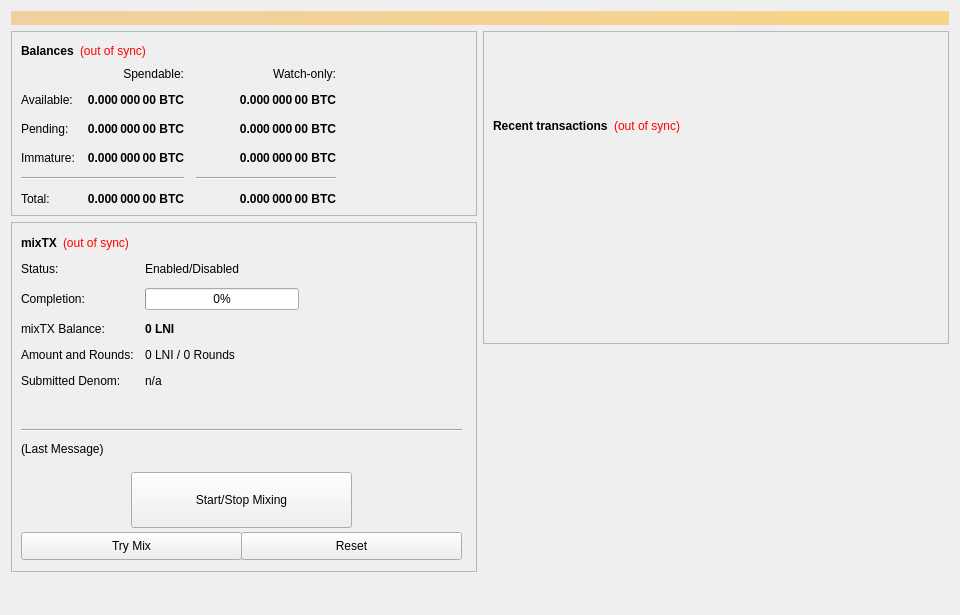
<?xml version="1.0" encoding="UTF-8"?>
<ui version="4.0">
 <class>OverviewPage</class>
 <widget class="QWidget" name="OverviewPage">
  <property name="geometry">
   <rect>
    <x>0</x>
    <y>0</y>
    <width>960</width>
    <height>615</height>
   </rect>
  </property>
  <property name="minimumSize">
   <size>
    <width>960</width>
    <height>0</height>
   </size>
  </property>
  <property name="windowTitle">
   <string>Form</string>
  </property>
  <layout class="QVBoxLayout" name="topLayout">
   <item>
    <widget class="QLabel" name="labelAlerts">
     <property name="visible">
      <bool>false</bool>
     </property>
     <property name="styleSheet">
      <string notr="true">background-color: qlineargradient(x1: 0, y1: 0, x2: 1, y2: 0, stop:0 #F0D0A0, stop:1 #F8D488); color:#000000;</string>
     </property>
     <property name="wordWrap">
      <bool>true</bool>
     </property>
     <property name="margin">
      <number>3</number>
     </property>
    </widget>
   </item>
   <item>
    <layout class="QHBoxLayout" name="horizontalLayout" stretch="1,1">
     <item>
      <layout class="QVBoxLayout" name="verticalLayout_2">
       <item>
        <widget class="QFrame" name="frame">
         <property name="frameShape">
          <enum>QFrame::StyledPanel</enum>
         </property>
         <property name="frameShadow">
          <enum>QFrame::Raised</enum>
         </property>
         <layout class="QVBoxLayout" name="verticalLayout_4">
          <item>
           <layout class="QHBoxLayout" name="horizontalLayout_4">
            <item>
             <widget class="QLabel" name="label_5">
              <property name="font">
               <font>
                <weight>75</weight>
                <bold>true</bold>
               </font>
              </property>
              <property name="text">
               <string>Balances</string>
              </property>
             </widget>
            </item>
            <item>
             <widget class="QLabel" name="labelWalletStatus">
              <property name="cursor">
               <cursorShape>WhatsThisCursor</cursorShape>
              </property>
              <property name="toolTip">
               <string>The displayed information may be out of date. Your wallet automatically synchronizes with the Loonie network after a connection is established, but this process has not completed yet.</string>
              </property>
              <property name="styleSheet">
               <string notr="true">QLabel { color: red; }</string>
              </property>
              <property name="text">
               <string notr="true">(out of sync)</string>
              </property>
              <property name="alignment">
               <set>Qt::AlignLeading|Qt::AlignLeft|Qt::AlignVCenter</set>
              </property>
             </widget>
            </item>
            <item>
             <spacer name="horizontalSpacer_3">
              <property name="orientation">
               <enum>Qt::Horizontal</enum>
              </property>
              <property name="sizeHint" stdset="0">
               <size>
                <width>40</width>
                <height>20</height>
               </size>
              </property>
             </spacer>
            </item>
           </layout>
          </item>
          <item>
           <layout class="QGridLayout" name="gridLayout">
            <property name="spacing">
             <number>12</number>
            </property>
            <item row="2" column="2">
             <widget class="QLabel" name="labelWatchPending">
              <property name="font">
               <font>
                <weight>75</weight>
                <bold>true</bold>
               </font>
              </property>
              <property name="cursor">
               <cursorShape>IBeamCursor</cursorShape>
              </property>
              <property name="toolTip">
               <string>Unconfirmed transactions to watch-only addresses</string>
              </property>
              <property name="text">
               <string notr="true">0.000 000 00 BTC</string>
              </property>
              <property name="alignment">
               <set>Qt::AlignRight|Qt::AlignTrailing|Qt::AlignVCenter</set>
              </property>
              <property name="textInteractionFlags">
               <set>Qt::LinksAccessibleByMouse|Qt::TextSelectableByKeyboard|Qt::TextSelectableByMouse</set>
              </property>
             </widget>
            </item>
            <item row="2" column="1">
             <widget class="QLabel" name="labelUnconfirmed">
              <property name="font">
               <font>
                <weight>75</weight>
                <bold>true</bold>
               </font>
              </property>
              <property name="cursor">
               <cursorShape>IBeamCursor</cursorShape>
              </property>
              <property name="toolTip">
               <string>Total of transactions that have yet to be confirmed, and do not yet count toward the spendable balance</string>
              </property>
              <property name="text">
               <string notr="true">0.000 000 00 BTC</string>
              </property>
              <property name="alignment">
               <set>Qt::AlignRight|Qt::AlignTrailing|Qt::AlignVCenter</set>
              </property>
              <property name="textInteractionFlags">
               <set>Qt::LinksAccessibleByMouse|Qt::TextSelectableByKeyboard|Qt::TextSelectableByMouse</set>
              </property>
             </widget>
            </item>
            <item row="3" column="2">
             <widget class="QLabel" name="labelWatchImmature">
              <property name="font">
               <font>
                <weight>75</weight>
                <bold>true</bold>
               </font>
              </property>
              <property name="cursor">
               <cursorShape>IBeamCursor</cursorShape>
              </property>
              <property name="toolTip">
               <string>Staked or masternode rewards in watch-only addresses that has not yet matured</string>
              </property>
              <property name="text">
               <string notr="true">0.000 000 00 BTC</string>
              </property>
              <property name="alignment">
               <set>Qt::AlignRight|Qt::AlignTrailing|Qt::AlignVCenter</set>
              </property>
              <property name="textInteractionFlags">
               <set>Qt::LinksAccessibleByMouse|Qt::TextSelectableByKeyboard|Qt::TextSelectableByMouse</set>
              </property>
             </widget>
            </item>
            <item row="4" column="0" colspan="2">
             <widget class="Line" name="lineSpendableBalance">
              <property name="orientation">
               <enum>Qt::Horizontal</enum>
              </property>
             </widget>
            </item>
            <item row="4" column="2">
             <widget class="Line" name="lineWatchBalance">
              <property name="sizePolicy">
               <sizepolicy hsizetype="Preferred" vsizetype="Fixed">
                <horstretch>0</horstretch>
                <verstretch>0</verstretch>
               </sizepolicy>
              </property>
              <property name="minimumSize">
               <size>
                <width>140</width>
                <height>0</height>
               </size>
              </property>
              <property name="orientation">
               <enum>Qt::Horizontal</enum>
              </property>
             </widget>
            </item>
            <item row="5" column="0">
             <widget class="QLabel" name="labelTotalText">
              <property name="text">
               <string>Total:</string>
              </property>
             </widget>
            </item>
            <item row="3" column="1">
             <widget class="QLabel" name="labelImmature">
              <property name="font">
               <font>
                <weight>75</weight>
                <bold>true</bold>
               </font>
              </property>
              <property name="cursor">
               <cursorShape>IBeamCursor</cursorShape>
              </property>
              <property name="toolTip">
               <string>Staked or masternode rewards that has not yet matured</string>
              </property>
              <property name="text">
               <string notr="true">0.000 000 00 BTC</string>
              </property>
              <property name="alignment">
               <set>Qt::AlignRight|Qt::AlignTrailing|Qt::AlignVCenter</set>
              </property>
              <property name="textInteractionFlags">
               <set>Qt::LinksAccessibleByMouse|Qt::TextSelectableByKeyboard|Qt::TextSelectableByMouse</set>
              </property>
             </widget>
            </item>
            <item row="2" column="3">
             <spacer name="horizontalSpacer_2">
              <property name="orientation">
               <enum>Qt::Horizontal</enum>
              </property>
              <property name="sizeHint" stdset="0">
               <size>
                <width>40</width>
                <height>20</height>
               </size>
              </property>
             </spacer>
            </item>
            <item row="3" column="0">
             <widget class="QLabel" name="labelImmatureText">
              <property name="text">
               <string>Immature:</string>
              </property>
             </widget>
            </item>
            <item row="5" column="1">
             <widget class="QLabel" name="labelTotal">
              <property name="font">
               <font>
                <weight>75</weight>
                <bold>true</bold>
               </font>
              </property>
              <property name="cursor">
               <cursorShape>IBeamCursor</cursorShape>
              </property>
              <property name="toolTip">
               <string>Your current total balance</string>
              </property>
              <property name="text">
               <string notr="true">0.000 000 00 BTC</string>
              </property>
              <property name="alignment">
               <set>Qt::AlignRight|Qt::AlignTrailing|Qt::AlignVCenter</set>
              </property>
              <property name="textInteractionFlags">
               <set>Qt::LinksAccessibleByMouse|Qt::TextSelectableByKeyboard|Qt::TextSelectableByMouse</set>
              </property>
             </widget>
            </item>
            <item row="5" column="2">
             <widget class="QLabel" name="labelWatchTotal">
              <property name="font">
               <font>
                <weight>75</weight>
                <bold>true</bold>
               </font>
              </property>
              <property name="cursor">
               <cursorShape>IBeamCursor</cursorShape>
              </property>
              <property name="toolTip">
               <string>Current total balance in watch-only addresses</string>
              </property>
              <property name="text">
               <string notr="true">0.000 000 00 BTC</string>
              </property>
              <property name="alignment">
               <set>Qt::AlignRight|Qt::AlignTrailing|Qt::AlignVCenter</set>
              </property>
              <property name="textInteractionFlags">
               <set>Qt::LinksAccessibleByMouse|Qt::TextSelectableByKeyboard|Qt::TextSelectableByMouse</set>
              </property>
             </widget>
            </item>
            <item row="0" column="2">
             <widget class="QLabel" name="labelWatchonly">
              <property name="text">
               <string>Watch-only:</string>
              </property>
              <property name="alignment">
               <set>Qt::AlignRight|Qt::AlignTrailing|Qt::AlignVCenter</set>
              </property>
             </widget>
            </item>
            <item row="1" column="0">
             <widget class="QLabel" name="labelBalanceText">
              <property name="text">
               <string>Available:</string>
              </property>
             </widget>
            </item>
            <item row="1" column="1">
             <widget class="QLabel" name="labelBalance">
              <property name="font">
               <font>
                <weight>75</weight>
                <bold>true</bold>
               </font>
              </property>
              <property name="cursor">
               <cursorShape>IBeamCursor</cursorShape>
              </property>
              <property name="toolTip">
               <string>Your current spendable balance</string>
              </property>
              <property name="text">
               <string notr="true">0.000 000 00 BTC</string>
              </property>
              <property name="alignment">
               <set>Qt::AlignRight|Qt::AlignTrailing|Qt::AlignVCenter</set>
              </property>
              <property name="textInteractionFlags">
               <set>Qt::LinksAccessibleByMouse|Qt::TextSelectableByKeyboard|Qt::TextSelectableByMouse</set>
              </property>
             </widget>
            </item>
            <item row="1" column="2">
             <widget class="QLabel" name="labelWatchAvailable">
              <property name="font">
               <font>
                <weight>75</weight>
                <bold>true</bold>
               </font>
              </property>
              <property name="cursor">
               <cursorShape>IBeamCursor</cursorShape>
              </property>
              <property name="toolTip">
               <string>Your current balance in watch-only addresses</string>
              </property>
              <property name="text">
               <string notr="true">0.000 000 00 BTC</string>
              </property>
              <property name="alignment">
               <set>Qt::AlignRight|Qt::AlignTrailing|Qt::AlignVCenter</set>
              </property>
              <property name="textInteractionFlags">
               <set>Qt::LinksAccessibleByMouse|Qt::TextSelectableByKeyboard|Qt::TextSelectableByMouse</set>
              </property>
             </widget>
            </item>
            <item row="2" column="0">
             <widget class="QLabel" name="labelPendingText">
              <property name="text">
               <string>Pending:</string>
              </property>
             </widget>
            </item>
            <item row="0" column="1">
             <widget class="QLabel" name="labelSpendable">
              <property name="text">
               <string>Spendable:</string>
              </property>
              <property name="alignment">
               <set>Qt::AlignRight|Qt::AlignTrailing|Qt::AlignVCenter</set>
              </property>
             </widget>
            </item>
           </layout>
          </item>
         </layout>
        </widget>
       </item>
       <item>
        <widget class="QFrame" name="framemixTX">
         <property name="minimumSize">
          <size>
           <width>0</width>
           <height>350</height>
          </size>
         </property>
         <property name="layoutDirection">
          <enum>Qt::LeftToRight</enum>
         </property>
         <property name="frameShape">
          <enum>QFrame::StyledPanel</enum>
         </property>
         <property name="frameShadow">
          <enum>QFrame::Raised</enum>
         </property>
         <widget class="QWidget" name="formLayoutWidget">
          <property name="geometry">
           <rect>
            <x>10</x>
            <y>40</y>
            <width>451</width>
            <height>161</height>
           </rect>
          </property>
          <layout class="QFormLayout" name="formLayout">
           <property name="fieldGrowthPolicy">
            <enum>QFormLayout::AllNonFixedFieldsGrow</enum>
           </property>
           <property name="horizontalSpacing">
            <number>11</number>
           </property>
           <property name="verticalSpacing">
            <number>12</number>
           </property>
           <item row="0" column="0">
            <widget class="QLabel" name="label_6">
             <property name="text">
              <string>Status:</string>
             </property>
            </widget>
           </item>
           <item row="1" column="0">
            <widget class="QLabel" name="label_7">
             <property name="text">
              <string>Completion:</string>
             </property>
            </widget>
           </item>
           <item row="1" column="1">
            <widget class="QProgressBar" name="mixTXProgress">
             <property name="maximumSize">
              <size>
               <width>154</width>
               <height>16777215</height>
              </size>
             </property>
             <property name="value">
              <number>0</number>
             </property>
            </widget>
           </item>
           <item row="2" column="0">
            <widget class="QLabel" name="labelAnonymizedText">
             <property name="text">
              <string>mixTX Balance:</string>
             </property>
            </widget>
           </item>
           <item row="2" column="1">
            <widget class="QLabel" name="labelAnonymized">
             <property name="font">
              <font>
               <weight>75</weight>
               <bold>true</bold>
              </font>
             </property>
             <property name="text">
              <string notr="true">0 LNI</string>
             </property>
            </widget>
           </item>
           <item row="3" column="0">
            <widget class="QLabel" name="label_8">
             <property name="text">
              <string>Amount and Rounds:</string>
             </property>
            </widget>
           </item>
           <item row="3" column="1">
            <widget class="QLabel" name="labelAmountRounds">
             <property name="text">
              <string>0 LNI / 0 Rounds</string>
             </property>
            </widget>
           </item>
           <item row="4" column="0">
            <widget class="QLabel" name="label_9">
             <property name="text">
              <string>Submitted Denom:</string>
             </property>
            </widget>
           </item>
           <item row="4" column="1">
            <widget class="QLabel" name="labelSubmittedDenom">
             <property name="toolTip">
              <string>The denominations you submitted to the Masternode.&lt;br&gt;To mix, other users must submit the exact same denominations.</string>
             </property>
             <property name="text">
              <string>n/a</string>
             </property>
            </widget>
           </item>
           <item row="0" column="1">
            <widget class="QLabel" name="mixTXEnabled">
             <property name="text">
              <string>Enabled/Disabled</string>
             </property>
            </widget>
           </item>
          </layout>
         </widget>
         <widget class="QPushButton" name="runAutoDenom">
          <property name="geometry">
           <rect>
            <x>251</x>
            <y>17</y>
            <width>1</width>
            <height>1</height>
           </rect>
          </property>
          <property name="palette">
           <palette>
            <active>
             <colorrole role="WindowText">
              <brush brushstyle="SolidPattern">
               <color alpha="255">
                <red>0</red>
                <green>0</green>
                <blue>0</blue>
               </color>
              </brush>
             </colorrole>
             <colorrole role="Button">
              <brush brushstyle="SolidPattern">
               <color alpha="255">
                <red>239</red>
                <green>238</green>
                <blue>238</blue>
               </color>
              </brush>
             </colorrole>
             <colorrole role="Light">
              <brush brushstyle="SolidPattern">
               <color alpha="255">
                <red>255</red>
                <green>255</green>
                <blue>255</blue>
               </color>
              </brush>
             </colorrole>
             <colorrole role="Midlight">
              <brush brushstyle="SolidPattern">
               <color alpha="255">
                <red>247</red>
                <green>246</green>
                <blue>246</blue>
               </color>
              </brush>
             </colorrole>
             <colorrole role="Dark">
              <brush brushstyle="SolidPattern">
               <color alpha="255">
                <red>119</red>
                <green>119</green>
                <blue>119</blue>
               </color>
              </brush>
             </colorrole>
             <colorrole role="Mid">
              <brush brushstyle="SolidPattern">
               <color alpha="255">
                <red>159</red>
                <green>159</green>
                <blue>159</blue>
               </color>
              </brush>
             </colorrole>
             <colorrole role="Text">
              <brush brushstyle="SolidPattern">
               <color alpha="255">
                <red>0</red>
                <green>0</green>
                <blue>0</blue>
               </color>
              </brush>
             </colorrole>
             <colorrole role="BrightText">
              <brush brushstyle="SolidPattern">
               <color alpha="255">
                <red>255</red>
                <green>255</green>
                <blue>255</blue>
               </color>
              </brush>
             </colorrole>
             <colorrole role="ButtonText">
              <brush brushstyle="SolidPattern">
               <color alpha="255">
                <red>0</red>
                <green>0</green>
                <blue>0</blue>
               </color>
              </brush>
             </colorrole>
             <colorrole role="Base">
              <brush brushstyle="SolidPattern">
               <color alpha="255">
                <red>255</red>
                <green>255</green>
                <blue>255</blue>
               </color>
              </brush>
             </colorrole>
             <colorrole role="Window">
              <brush brushstyle="SolidPattern">
               <color alpha="255">
                <red>239</red>
                <green>238</green>
                <blue>238</blue>
               </color>
              </brush>
             </colorrole>
             <colorrole role="Shadow">
              <brush brushstyle="SolidPattern">
               <color alpha="255">
                <red>0</red>
                <green>0</green>
                <blue>0</blue>
               </color>
              </brush>
             </colorrole>
             <colorrole role="AlternateBase">
              <brush brushstyle="SolidPattern">
               <color alpha="255">
                <red>247</red>
                <green>246</green>
                <blue>246</blue>
               </color>
              </brush>
             </colorrole>
             <colorrole role="ToolTipBase">
              <brush brushstyle="SolidPattern">
               <color alpha="255">
                <red>255</red>
                <green>255</green>
                <blue>220</blue>
               </color>
              </brush>
             </colorrole>
             <colorrole role="ToolTipText">
              <brush brushstyle="SolidPattern">
               <color alpha="255">
                <red>0</red>
                <green>0</green>
                <blue>0</blue>
               </color>
              </brush>
             </colorrole>
            </active>
            <inactive>
             <colorrole role="WindowText">
              <brush brushstyle="SolidPattern">
               <color alpha="255">
                <red>0</red>
                <green>0</green>
                <blue>0</blue>
               </color>
              </brush>
             </colorrole>
             <colorrole role="Button">
              <brush brushstyle="SolidPattern">
               <color alpha="255">
                <red>239</red>
                <green>238</green>
                <blue>238</blue>
               </color>
              </brush>
             </colorrole>
             <colorrole role="Light">
              <brush brushstyle="SolidPattern">
               <color alpha="255">
                <red>255</red>
                <green>255</green>
                <blue>255</blue>
               </color>
              </brush>
             </colorrole>
             <colorrole role="Midlight">
              <brush brushstyle="SolidPattern">
               <color alpha="255">
                <red>247</red>
                <green>246</green>
                <blue>246</blue>
               </color>
              </brush>
             </colorrole>
             <colorrole role="Dark">
              <brush brushstyle="SolidPattern">
               <color alpha="255">
                <red>119</red>
                <green>119</green>
                <blue>119</blue>
               </color>
              </brush>
             </colorrole>
             <colorrole role="Mid">
              <brush brushstyle="SolidPattern">
               <color alpha="255">
                <red>159</red>
                <green>159</green>
                <blue>159</blue>
               </color>
              </brush>
             </colorrole>
             <colorrole role="Text">
              <brush brushstyle="SolidPattern">
               <color alpha="255">
                <red>0</red>
                <green>0</green>
                <blue>0</blue>
               </color>
              </brush>
             </colorrole>
             <colorrole role="BrightText">
              <brush brushstyle="SolidPattern">
               <color alpha="255">
                <red>255</red>
                <green>255</green>
                <blue>255</blue>
               </color>
              </brush>
             </colorrole>
             <colorrole role="ButtonText">
              <brush brushstyle="SolidPattern">
               <color alpha="255">
                <red>0</red>
                <green>0</green>
                <blue>0</blue>
               </color>
              </brush>
             </colorrole>
             <colorrole role="Base">
              <brush brushstyle="SolidPattern">
               <color alpha="255">
                <red>255</red>
                <green>255</green>
                <blue>255</blue>
               </color>
              </brush>
             </colorrole>
             <colorrole role="Window">
              <brush brushstyle="SolidPattern">
               <color alpha="255">
                <red>239</red>
                <green>238</green>
                <blue>238</blue>
               </color>
              </brush>
             </colorrole>
             <colorrole role="Shadow">
              <brush brushstyle="SolidPattern">
               <color alpha="255">
                <red>0</red>
                <green>0</green>
                <blue>0</blue>
               </color>
              </brush>
             </colorrole>
             <colorrole role="AlternateBase">
              <brush brushstyle="SolidPattern">
               <color alpha="255">
                <red>247</red>
                <green>246</green>
                <blue>246</blue>
               </color>
              </brush>
             </colorrole>
             <colorrole role="ToolTipBase">
              <brush brushstyle="SolidPattern">
               <color alpha="255">
                <red>255</red>
                <green>255</green>
                <blue>220</blue>
               </color>
              </brush>
             </colorrole>
             <colorrole role="ToolTipText">
              <brush brushstyle="SolidPattern">
               <color alpha="255">
                <red>0</red>
                <green>0</green>
                <blue>0</blue>
               </color>
              </brush>
             </colorrole>
            </inactive>
            <disabled>
             <colorrole role="WindowText">
              <brush brushstyle="SolidPattern">
               <color alpha="255">
                <red>119</red>
                <green>119</green>
                <blue>119</blue>
               </color>
              </brush>
             </colorrole>
             <colorrole role="Button">
              <brush brushstyle="SolidPattern">
               <color alpha="255">
                <red>239</red>
                <green>238</green>
                <blue>238</blue>
               </color>
              </brush>
             </colorrole>
             <colorrole role="Light">
              <brush brushstyle="SolidPattern">
               <color alpha="255">
                <red>255</red>
                <green>255</green>
                <blue>255</blue>
               </color>
              </brush>
             </colorrole>
             <colorrole role="Midlight">
              <brush brushstyle="SolidPattern">
               <color alpha="255">
                <red>247</red>
                <green>246</green>
                <blue>246</blue>
               </color>
              </brush>
             </colorrole>
             <colorrole role="Dark">
              <brush brushstyle="SolidPattern">
               <color alpha="255">
                <red>119</red>
                <green>119</green>
                <blue>119</blue>
               </color>
              </brush>
             </colorrole>
             <colorrole role="Mid">
              <brush brushstyle="SolidPattern">
               <color alpha="255">
                <red>159</red>
                <green>159</green>
                <blue>159</blue>
               </color>
              </brush>
             </colorrole>
             <colorrole role="Text">
              <brush brushstyle="SolidPattern">
               <color alpha="255">
                <red>119</red>
                <green>119</green>
                <blue>119</blue>
               </color>
              </brush>
             </colorrole>
             <colorrole role="BrightText">
              <brush brushstyle="SolidPattern">
               <color alpha="255">
                <red>255</red>
                <green>255</green>
                <blue>255</blue>
               </color>
              </brush>
             </colorrole>
             <colorrole role="ButtonText">
              <brush brushstyle="SolidPattern">
               <color alpha="255">
                <red>119</red>
                <green>119</green>
                <blue>119</blue>
               </color>
              </brush>
             </colorrole>
             <colorrole role="Base">
              <brush brushstyle="SolidPattern">
               <color alpha="255">
                <red>239</red>
                <green>238</green>
                <blue>238</blue>
               </color>
              </brush>
             </colorrole>
             <colorrole role="Window">
              <brush brushstyle="SolidPattern">
               <color alpha="255">
                <red>239</red>
                <green>238</green>
                <blue>238</blue>
               </color>
              </brush>
             </colorrole>
             <colorrole role="Shadow">
              <brush brushstyle="SolidPattern">
               <color alpha="255">
                <red>0</red>
                <green>0</green>
                <blue>0</blue>
               </color>
              </brush>
             </colorrole>
             <colorrole role="AlternateBase">
              <brush brushstyle="SolidPattern">
               <color alpha="255">
                <red>239</red>
                <green>238</green>
                <blue>238</blue>
               </color>
              </brush>
             </colorrole>
             <colorrole role="ToolTipBase">
              <brush brushstyle="SolidPattern">
               <color alpha="255">
                <red>255</red>
                <green>255</green>
                <blue>220</blue>
               </color>
              </brush>
             </colorrole>
             <colorrole role="ToolTipText">
              <brush brushstyle="SolidPattern">
               <color alpha="255">
                <red>0</red>
                <green>0</green>
                <blue>0</blue>
               </color>
              </brush>
             </colorrole>
            </disabled>
           </palette>
          </property>
          <property name="focusPolicy">
           <enum>Qt::NoFocus</enum>
          </property>
          <property name="autoFillBackground">
           <bool>true</bool>
          </property>
          <property name="text">
           <string/>
          </property>
          <property name="flat">
           <bool>true</bool>
          </property>
         </widget>
         <widget class="QPushButton" name="togglemixTX">
          <property name="geometry">
           <rect>
            <x>120</x>
            <y>250</y>
            <width>221</width>
            <height>56</height>
           </rect>
          </property>
          <property name="sizePolicy">
           <sizepolicy hsizetype="MinimumExpanding" vsizetype="Fixed">
            <horstretch>0</horstretch>
            <verstretch>0</verstretch>
           </sizepolicy>
          </property>
          <property name="text">
           <string>Start/Stop Mixing</string>
          </property>
         </widget>
         <widget class="Line" name="lineLastMessage">
          <property name="geometry">
           <rect>
            <x>10</x>
            <y>200</y>
            <width>441</width>
            <height>16</height>
           </rect>
          </property>
          <property name="orientation">
           <enum>Qt::Horizontal</enum>
          </property>
         </widget>
         <widget class="QLabel" name="mixTXStatus">
          <property name="geometry">
           <rect>
            <x>10</x>
            <y>220</y>
            <width>451</width>
            <height>61</height>
           </rect>
          </property>
          <property name="minimumSize">
           <size>
            <width>288</width>
            <height>43</height>
           </size>
          </property>
          <property name="text">
           <string>(Last Message)</string>
          </property>
          <property name="alignment">
           <set>Qt::AlignLeading|Qt::AlignLeft|Qt::AlignTop</set>
          </property>
          <property name="wordWrap">
           <bool>true</bool>
          </property>
         </widget>
         <widget class="QPushButton" name="mixTXAuto">
          <property name="geometry">
           <rect>
            <x>10</x>
            <y>310</y>
            <width>221</width>
            <height>28</height>
           </rect>
          </property>
          <property name="sizePolicy">
           <sizepolicy hsizetype="MinimumExpanding" vsizetype="Fixed">
            <horstretch>0</horstretch>
            <verstretch>0</verstretch>
           </sizepolicy>
          </property>
          <property name="toolTip">
           <string>Try to manually submit a mixTX request.</string>
          </property>
          <property name="text">
           <string>Try Mix</string>
          </property>
         </widget>
         <widget class="QPushButton" name="mixTXReset">
          <property name="geometry">
           <rect>
            <x>230</x>
            <y>310</y>
            <width>221</width>
            <height>28</height>
           </rect>
          </property>
          <property name="sizePolicy">
           <sizepolicy hsizetype="MinimumExpanding" vsizetype="Fixed">
            <horstretch>0</horstretch>
            <verstretch>0</verstretch>
           </sizepolicy>
          </property>
          <property name="toolTip">
           <string>Reset the current status of mixTX (can interrupt mixTX if it's in the process of Mixing, which can cost you money!)</string>
          </property>
          <property name="autoFillBackground">
           <bool>false</bool>
          </property>
          <property name="text">
           <string>Reset</string>
          </property>
         </widget>
         <widget class="QWidget" name="layoutWidget">
          <property name="geometry">
           <rect>
            <x>10</x>
            <y>10</y>
            <width>431</width>
            <height>22</height>
           </rect>
          </property>
          <layout class="QHBoxLayout" name="horizontalLayout_5">
           <item>
            <widget class="QLabel" name="label_2">
             <property name="font">
              <font>
               <weight>75</weight>
               <bold>true</bold>
              </font>
             </property>
             <property name="text">
              <string>mixTX</string>
             </property>
            </widget>
           </item>
           <item>
            <widget class="QLabel" name="labelmixTXSyncStatus">
             <property name="toolTip">
              <string>The displayed information may be out of date. Your wallet automatically synchronizes with the Loonie network after a connection is established, but this process has not completed yet.</string>
             </property>
             <property name="styleSheet">
              <string notr="true">QLabel { color: red; }</string>
             </property>
             <property name="text">
              <string notr="true">(out of sync)</string>
             </property>
             <property name="alignment">
              <set>Qt::AlignLeading|Qt::AlignLeft|Qt::AlignVCenter</set>
             </property>
            </widget>
           </item>
           <item>
            <spacer name="horizontalSpacer_4">
             <property name="orientation">
              <enum>Qt::Horizontal</enum>
             </property>
             <property name="sizeHint" stdset="0">
              <size>
               <width>40</width>
               <height>20</height>
              </size>
             </property>
            </spacer>
           </item>
          </layout>
         </widget>
        </widget>
       </item>
       <item>
        <spacer name="verticalSpacer">
         <property name="orientation">
          <enum>Qt::Vertical</enum>
         </property>
         <property name="sizeHint" stdset="0">
          <size>
           <width>20</width>
           <height>40</height>
          </size>
         </property>
        </spacer>
       </item>
      </layout>
     </item>
     <item>
      <layout class="QVBoxLayout" name="verticalLayout_3">
       <item>
        <widget class="QFrame" name="frame_2">
         <property name="frameShape">
          <enum>QFrame::StyledPanel</enum>
         </property>
         <property name="frameShadow">
          <enum>QFrame::Raised</enum>
         </property>
         <layout class="QVBoxLayout" name="verticalLayout">
          <item>
           <spacer name="verticalSpacer_3">
            <property name="orientation">
             <enum>Qt::Vertical</enum>
            </property>
            <property name="sizeType">
             <enum>QSizePolicy::Fixed</enum>
            </property>
            <property name="sizeHint" stdset="0">
             <size>
              <width>20</width>
              <height>75</height>
             </size>
            </property>
           </spacer>
          </item>
          <item>
           <layout class="QHBoxLayout" name="horizontalLayout_2">
            <item>
             <widget class="QLabel" name="label_4">
              <property name="font">
               <font>
                <weight>75</weight>
                <bold>true</bold>
               </font>
              </property>
              <property name="text">
               <string>Recent transactions</string>
              </property>
             </widget>
            </item>
            <item>
             <widget class="QLabel" name="labelTransactionsStatus">
              <property name="cursor">
               <cursorShape>WhatsThisCursor</cursorShape>
              </property>
              <property name="toolTip">
               <string>The displayed information may be out of date. Your wallet automatically synchronizes with the Loonie network after a connection is established, but this process has not completed yet.</string>
              </property>
              <property name="styleSheet">
               <string notr="true">QLabel { color: red; }</string>
              </property>
              <property name="text">
               <string notr="true">(out of sync)</string>
              </property>
              <property name="alignment">
               <set>Qt::AlignRight|Qt::AlignTrailing|Qt::AlignVCenter</set>
              </property>
             </widget>
            </item>
            <item>
             <spacer name="horizontalSpacer">
              <property name="orientation">
               <enum>Qt::Horizontal</enum>
              </property>
              <property name="sizeHint" stdset="0">
               <size>
                <width>40</width>
                <height>20</height>
               </size>
              </property>
             </spacer>
            </item>
           </layout>
          </item>
          <item>
           <widget class="QListView" name="listTransactions">
            <property name="styleSheet">
             <string notr="true">QListView { background: transparent; }</string>
            </property>
            <property name="frameShape">
             <enum>QFrame::NoFrame</enum>
            </property>
            <property name="verticalScrollBarPolicy">
             <enum>Qt::ScrollBarAlwaysOff</enum>
            </property>
            <property name="horizontalScrollBarPolicy">
             <enum>Qt::ScrollBarAlwaysOff</enum>
            </property>
            <property name="selectionMode">
             <enum>QAbstractItemView::NoSelection</enum>
            </property>
           </widget>
          </item>
         </layout>
        </widget>
       </item>
       <item>
        <spacer name="verticalSpacer_2">
         <property name="orientation">
          <enum>Qt::Vertical</enum>
         </property>
         <property name="sizeType">
          <enum>QSizePolicy::Expanding</enum>
         </property>
         <property name="sizeHint" stdset="0">
          <size>
           <width>20</width>
           <height>40</height>
          </size>
         </property>
        </spacer>
       </item>
      </layout>
     </item>
    </layout>
   </item>
  </layout>
 </widget>
 <resources/>
 <connections/>
</ui>
